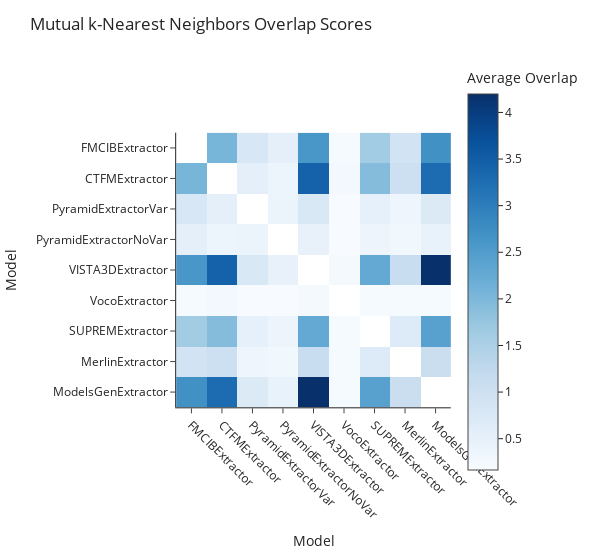

The notebook cell saved with this chart:
### Code cell
model_features = extract_model_features(data)
model_neighbors = compute_knn_indices(model_features, num_neighbors=10, metric="cosine")
overlap_matrix, model_list = compute_overlap_matrix(model_neighbors)
fig = plot_overlap_matrix(overlap_matrix, model_list)
fig.show()

### Figure 1 — Plotly figure (JSON) as saved in the notebook; plotly's stock layout.template omitted (floating-point values rounded to 4 significant figures)
{"data": [{"coloraxis": "coloraxis", "hovertemplate": "Model: %{x}<br>Model: %{y}<br>Average Overlap: %{z}<extra></extra>", "name": "0", "type": "heatmap", "x": ["FMCIBExtractor", "CTFMExtractor", "PyramidExtractorVar", "PyramidExtractorNoVar", "VISTA3DExtractor", "VocoExtractor", "SUPREMExtractor", "MerlinExtractor", "ModelsGenExtractor"], "xaxis": "x", "y": ["FMCIBExtractor", "CTFMExtractor", "PyramidExtractorVar", "PyramidExtractorNoVar", "VISTA3DExtractor", "VocoExtractor", "SUPREMExtractor", "MerlinExtractor", "ModelsGenExtractor"], "yaxis": "y", "z": [[null, 2.062, 0.7976, 0.5554, 2.601, 0.195, 1.622, 0.9158, 2.708], [2.062, null, 0.5436, 0.3811, 3.419, 0.2482, 1.925, 1.028, 3.266], [0.7976, 0.5436, null, 0.4106, 0.7784, 0.1669, 0.5022, 0.3456, 0.712], [0.5554, 0.3811, 0.4106, null, 0.4668, 0.164, 0.3737, 0.3043, 0.4564], [2.601, 3.419, 0.7784, 0.4668, null, 0.2275, 2.263, 1.114, 4.198], [0.195, 0.2482, 0.1669, 0.164, 0.2275, null, 0.2097, 0.195, 0.2097], [1.622, 1.925, 0.5022, 0.3737, 2.263, 0.2097, null, 0.6972, 2.415], [0.9158, 1.028, 0.3456, 0.3043, 1.114, 0.195, 0.6972, null, 1.092], [2.708, 3.266, 0.712, 0.4564, 4.198, 0.2097, 2.415, 1.092, null]]}], "layout": {"coloraxis": {"colorbar": {"title": {"text": "Average Overlap"}}, "colorscale": [[0, "rgb(247,251,255)"], [0.125, "rgb(222,235,247)"], [0.25, "rgb(198,219,239)"], [0.375, "rgb(158,202,225)"], [0.5, "rgb(107,174,214)"], [0.625, "rgb(66,146,198)"], [0.75, "rgb(33,113,181)"], [0.875, "rgb(8,81,156)"], [1, "rgb(8,48,107)"]]}, "margin": {"t": 60}, "title": {"text": "Mutual k-Nearest Neighbors Overlap Scores"}, "width": 600, "xaxis": {"anchor": "y", "constrain": "domain", "domain": [0, 1], "scaleanchor": "y", "tickangle": 45, "title": {"text": "Model"}}, "yaxis": {"anchor": "x", "autorange": "reversed", "constrain": "domain", "domain": [0, 1], "title": {"text": "Model"}}}}
